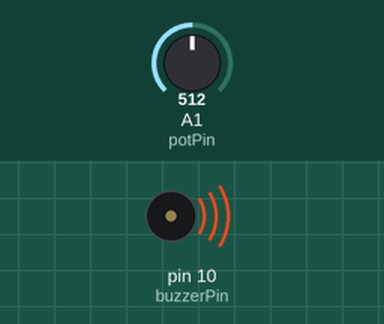
Simulated run of this sketch. Board: Arduino Uno, built with avr-gcc and run on an emulated ATmega328P. Parts: buzzer (waves = sounding). The test bench sets the inputs (shaded band); at power-on: A1 (potPin) = 512. What the sketch prints to the serial monitor is not drawn.

Above: at 0.1 s.
Timing chart, 0 to 1.6 s (numbered marks = the images above):
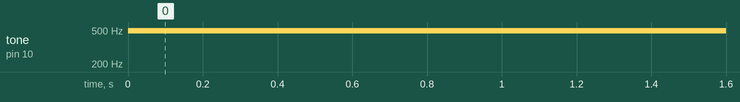

The sketch:

cau9_Coi_TangDan__Bientro.ino
```cpp
const int potPin = A1;    // Bi?n tr? ? A1
const int buzzerPin = 10; // Còi n?i chân PWM D10

void setup() {
  Serial.begin(9600);
  pinMode(buzzerPin, OUTPUT);
}

void loop() {
  int potValue = analogRead(potPin);                // ??c giá tr? bi?n tr? (0-1023)
  int buzzerVolume = map(potValue, 0, 1023, 0, 255); // Chuy?n thành âm l??ng (0-255)

  analogWrite(buzzerPin, buzzerVolume);             // ?i?u ch?nh ?? l?n còi

  Serial.print("Gia tri dien ap (A1): ");
  Serial.print(potValue);
  Serial.print(" - Am luong coi: ");
  Serial.println(buzzerVolume);

  delay(300);
}
```

Measured:
- by itself, tone on pin 10 (buzzerPin): silent → 490 Hz at 0.00 s
